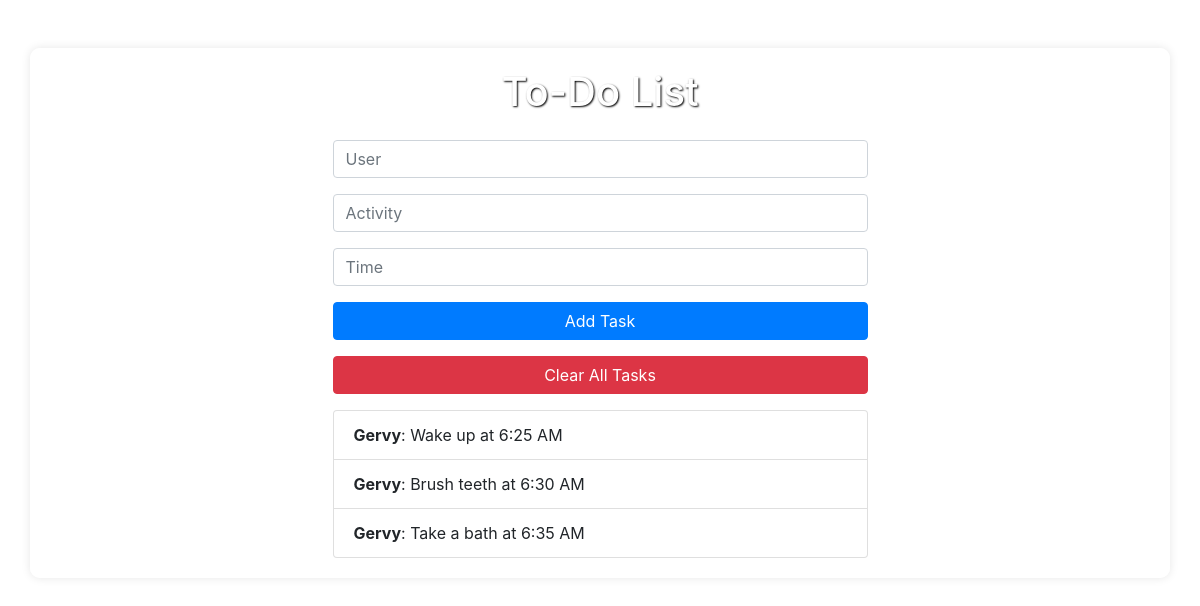
Before: / with the older database file.
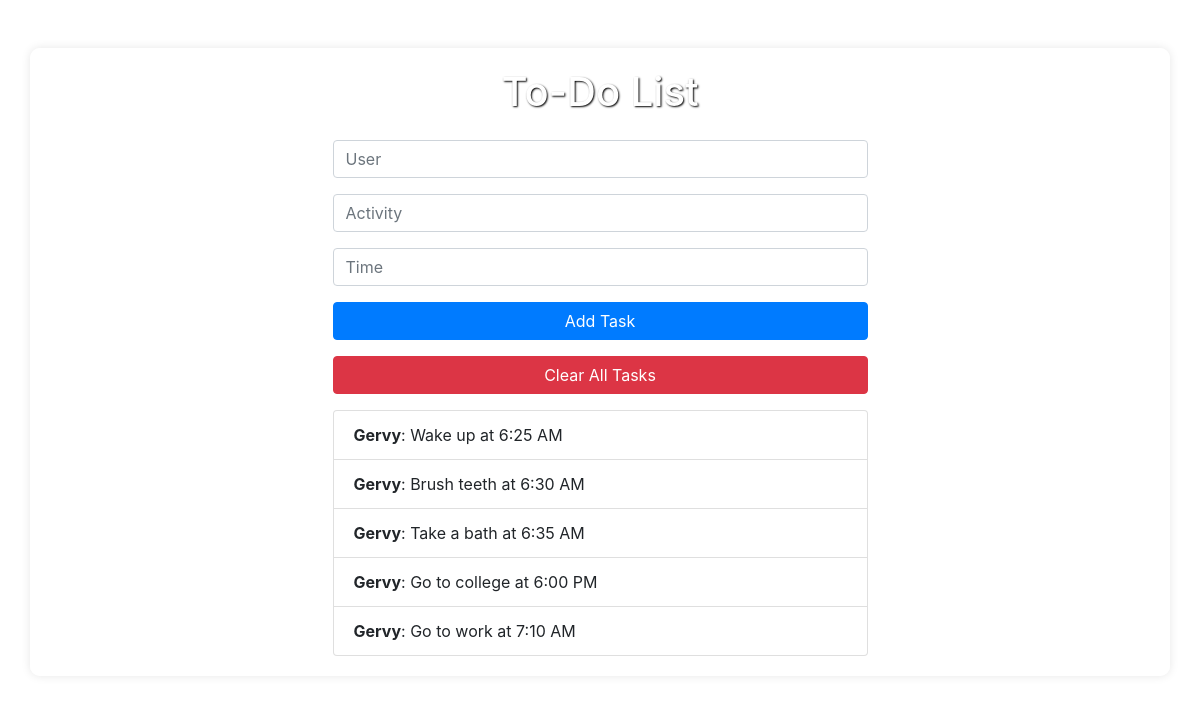
After: the same page with the newer database file.
### tables this page shows
CREATE TABLE tasks (
        id INTEGER PRIMARY KEY AUTOINCREMENT,
        user TEXT NOT NULL,
        activity TEXT NOT NULL,
        time TEXT NOT NULL
    );

### to-do-list-web-app.py (the view)
@app.route('/')
def index():
    conn = sqlite3.connect('todo.db')
    cursor = conn.cursor()
    cursor.execute('SELECT * FROM tasks')
    tasks = cursor.fetchall()
    conn.close()
    return render_template('index.html', tasks=tasks)

### templates/index.html (shortened to what this page needs)
<!DOCTYPE html>
<html lang="en">
<head>
    <link href="https://stackpath.bootstrapcdn.com/bootstrap/4.5.2/css/bootstrap.min.css" rel="stylesheet">
    <link rel="stylesheet" href="{{ url_for('static', filename='styles.css') }}">
</head>
<body>
    <div class="container mt-5">
        <div class="row">
            <div class="col-md-6 offset-md-3">
                <h1 class="text-center mb-4">To-Do List</h1>
                <form action="/add" method="post" class="mb-3">
                    <div class="form-group">
                        <input type="text" name="user" class="form-control" placeholder="User" required>
                    </div>
                    <div class="form-group">
                        <input type="text" name="activity" class="form-control" placeholder="Activity" required>
                    </div>
                    <div class="form-group">
                        <input type="text" name="time" class="form-control" placeholder="Time" required>
                    </div>
                    <button type="submit" class="btn btn-primary btn-block">Add Task</button>
                </form>
                <form action="/clear" method="post" class="mb-3">
                    <button type="submit" class="btn btn-danger btn-block">Clear All Tasks</button>
                </form>
                <ul class="list-group">
                    {% for task in tasks %}
                    <li class="list-group-item d-flex justify-content-between align-items-center">
                        <span><strong>{{ task[1] }}</strong>: {{ task[2] }} at {{ task[3] }}</span>
                    </li>
                    {% endfor %}
                </ul>
            </div>
        </div>
    </div>
</body>
</html>

Changed rows visible on the page:
added tasks: user "Gervy", activity "Go to college", time "6:00 PM"
added tasks: user "Gervy", activity "Go to work", time "7:10 AM"
